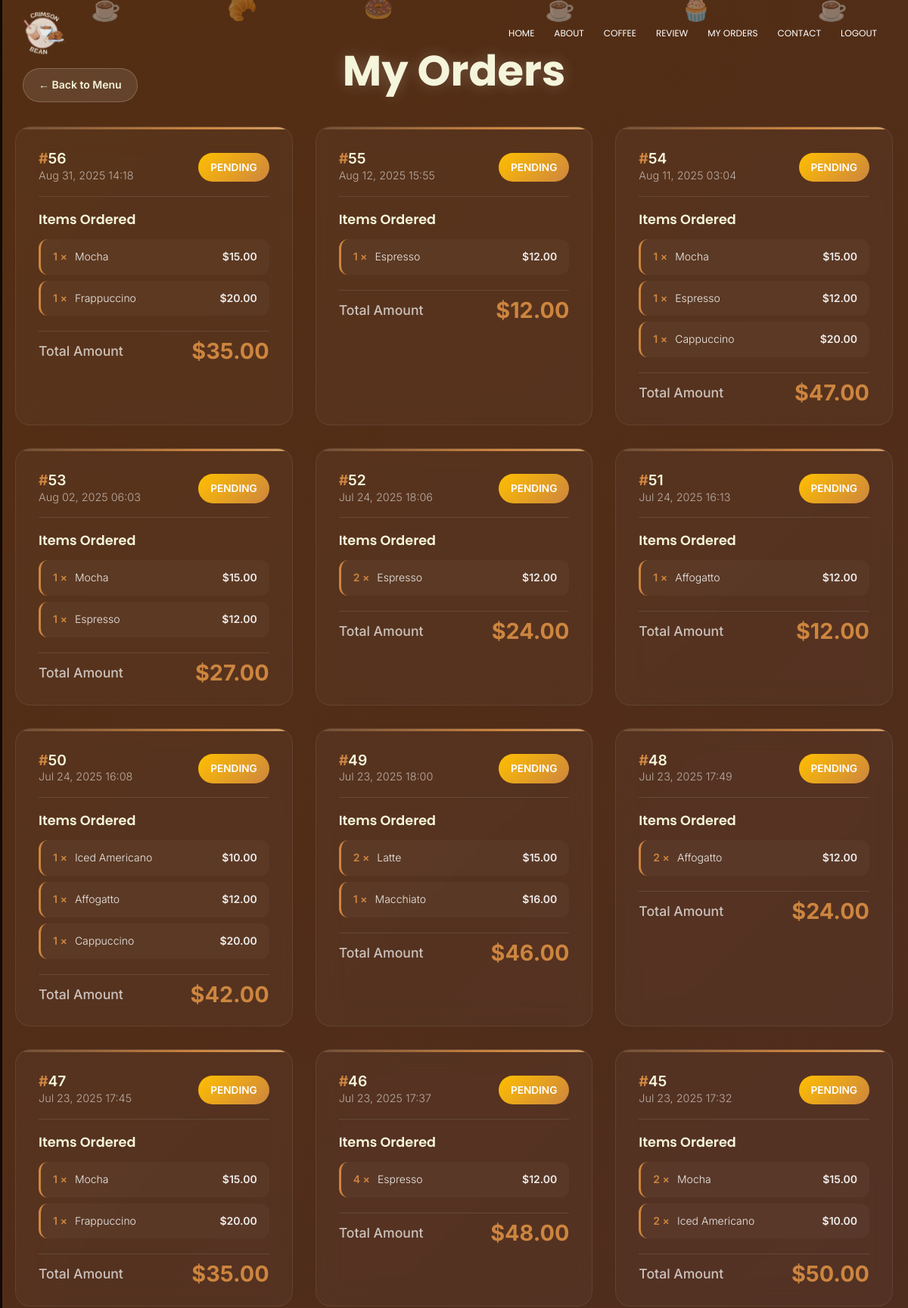
The page /my_orders/ (signed in, upper part) on the database its author committed.
### Koppee/models.py (models this page shows, shortened)
class Order(models.Model):
    STATUS_CHOICES = [
        ('Pending', 'Pending'),
        ('Processing', 'Processing'),
        ('Completed', 'Completed'),
        ('Cancelled', 'Cancelled'),
    ]
    user = models.ForeignKey(User, on_delete=models.CASCADE, related_name='orders')
    order_date = models.DateTimeField(auto_now_add=True)
    status = models.CharField(max_length=50, choices=STATUS_CHOICES, default='Pending')
    total_price = models.DecimalField(max_digits=10, decimal_places=2, default=0.00)
    class Meta:
        ordering = ['-order_date']

class OrderItem(models.Model):
    order = models.ForeignKey(Order, on_delete=models.CASCADE, related_name='items')
    coffee = models.ForeignKey(Coffee, on_delete=models.PROTECT)
    quantity = models.PositiveIntegerField(default=1)
    price = models.DecimalField(max_digits=10, decimal_places=2)  # Price at time of purchase

class Coffee(models.Model):
    name = models.CharField(max_length=100)
    price = models.DecimalField(max_digits=10, decimal_places=2)  # Changed from IntegerField
    description = models.TextField()
    image = models.ImageField(upload_to='coffee_images/')

### Koppee/views.py (the view)
# urls.py: path('my_orders/', views.my_orders_view, name='my_orders'),
@login_required
def my_orders_view(request):
    try:
        orders = Order.objects.filter(user=request.user)\
                   .prefetch_related(
                       'items',
                       'items__coffee'
                   )\
                   .order_by('-order_date')
        print(f"Found {orders.count()} orders for {request.user}")
        for order in orders:
            print(f"Order #{order.id} has {order.items.count()} items")
            for item in order.items.all():
                print(f" - {item.quantity}x {item.coffee.name} @ ${item.price}")
        return render(request, 'my_orders.html', {
            'orders': orders,
            'debug': True  # Optional for template debugging
        })
    except Exception as e:
        print(f"Error in my_orders_view: {str(e)}")
        messages.error(request, "Error loading your orders")
        return render(request, 'my_orders.html', {'orders': None})

### Koppee/templates/my_orders.html (shortened to what this page needs)
{% extends 'base.html' %}
{% load static %}
{% block "content" %}
<section class="section-gap">
    <div class="coffee-particles">
        <div class="coffee-emoji" style="left: 10%; animation-delay: 0s;">☕</div>
        <div class="coffee-emoji" style="left: 25%; animation-delay: 3s;">🥐</div>
        <div class="coffee-emoji" style="left: 40%; animation-delay: 6s;">🍩</div>
        <div class="coffee-emoji" style="left: 60%; animation-delay: 2s;">☕</div>
        <div class="coffee-emoji" style="left: 75%; animation-delay: 5s;">🧁</div>
        <div class="coffee-emoji" style="left: 90%; animation-delay: 8s;">☕</div>
    </div>
    <div class="container">
        <h2 class="mb-4">My Orders</h2>
        <a href="{% url 'create_order' %}" class="back-button">← Back to Menu</a>
        {% if orders %}
        <div class="orders-grid">
            {% for order in orders %}
            <div class="order-card" style="animation-delay: {{ forloop.counter0|divisibleby:2|yesno:'0.1s,0.2s' }};">
                <div class="order-header">
                    <div>
                        <div class="order-id">{{ order.id }}</div>
                        <div class="order-date">{{ order.order_date|date:"M d, Y H:i" }}</div>
                    </div>
                    <div class="order-status {{ order.status|lower }}">{{ order.status }}</div>
                </div>
                <div class="order-items">
                    <h4>Items Ordered</h4>
                    <ul class="items-list">
                        {% for item in order.items.all %}
                        <li>
                            <span class="item-quantity">{{ item.quantity }} ×</span>
                            <span class="item-name">{{ item.coffee.name }}</span>
                            <span class="item-price">${{ item.coffee.price }}</span>
                        </li>
                        {% empty %}
                        <li>No items in this order</li>
                        {% endfor %}
                    </ul>
                </div>
                <div class="order-total">
                    <span class="total-label">Total Amount</span>
                    <span class="total-amount">${{ order.total_price|floatformat:2 }}</span>
                </div>
            </div>
            {% endfor %}
        </div>
        {% endif %}
    </div>
</section>
{% endblock "content" %}

### static/templates/css/main.css (style rules this page uses)
body { color: #777777; font-family: "Poppins", sans-serif; font-size: 14px; font-weight: 300; line-height: 1.625em; position: relative; }
ol, ul { margin: 0; padding: 0; list-style: none; }
a { -webkit-transition: all 0.3s ease 0s; -moz-transition: all 0.3s ease 0s; -o-transition: all 0.3s ease 0s; transition: all 0.3s ease 0s; }
a, a:focus, a:hover { text-decoration: none; outline: 0; }
h1, h2, h3, h4, h5, h6 { font-family: "Poppins", sans-serif; color: #222222; line-height: 1.2em !important; margin-bottom: 0; margin-top: 0; font-weight: 600; }
h2, .h2 { font-size: 30px; }
h4, .h4 { font-size: 18px; }
h2 { font-size: 30px; }
h4 { font-size: 18px; }
h1, h2, h3, h4, h5, h6 { line-height: 1.5em; }
.section-gap { padding: 120px 0; }

### Koppee/templates/my_orders.html (style rules this page uses)
.section-gap { background: linear-gradient(135deg,rgb(84, 46, 18),rgb(76, 43, 34),rgb(165, 83, 15)); min-height: 100vh; padding: 60px 0; font-family: 'Inter', sans-serif; position: relative; overflow: hidden; }
.section-gap .container { position: relative; z-index: 2; max-width: 1200px; margin: 0 auto; padding: 0 20px; }
.section-gap h2 { color: #f5f5dc; font-size: 3.5rem; font-weight: 700; text-align: center; margin-bottom: 50px; text-shadow: 0 0 20px rgba(255, 255, 255, 0.2); position: relative; animation: titleGlow 2s ease-in-out infinite alternate; }
.coffee-particles { position: absolute; top: 0; left: 0; width: 100%; height: 100%; pointer-events: none; z-index: 0; }
.coffee-emoji { position: absolute; font-size: 2rem; animation: floatCoffee 20s linear infinite; opacity: 0.4; }
.orders-grid { display: grid; grid-template-columns: repeat(auto-fit, minmax(350px, 1fr)); gap: 30px; margin-top: 40px; }
.order-card { background: rgba(255, 255, 255, 0.03); backdrop-filter: blur(15px); border: 1px solid rgba(255, 255, 255, 0.08); border-radius: 20px; padding: 30px; position: relative; overflow: hidden; transition: all 0.3s ease; animation: slideUp 0.6s ease-out forwards; opacity: 0; transform: translateY(50px); }
.order-card::before { content: ''; position: absolute; top: 0; left: 0; right: 0; height: 3px; background: linear-gradient(90deg, #6f4e37, #cd853f, #d2b48c, #6f4e37); background-size: 200% 100%; animation: gradientShift 3s ease-in-out infinite; }
.order-header { display: flex; justify-content: space-between; align-items: center; margin-bottom: 20px; padding-bottom: 15px; border-bottom: 1px solid rgba(255, 255, 255, 0.1); }
.order-id { font-size: 1.2rem; font-weight: 600; color: #f5f5dc; }
.order-id::before { content: '#'; color: #cd853f; font-weight: bold; }
.order-date { font-size: 0.9rem; color: rgba(255, 255, 255, 0.6); }
.order-status { padding: 8px 16px; border-radius: 20px; font-size: 0.85rem; font-weight: 600; text-transform: uppercase; color: white; }
.order-status.pending { background: linear-gradient(135deg, #ffbf00, #cd853f); }
.order-items h4 { color: #f5f5dc; font-size: 1.1rem; margin-bottom: 15px; }
.items-list { list-style: none; padding: 0; margin: 0; }
.items-list li { display: flex; justify-content: space-between; background: rgba(255, 255, 255, 0.03); padding: 12px 16px; margin-bottom: 8px; border-radius: 12px; border-left: 3px solid #cd853f; color: rgba(255, 255, 255, 0.9); transition: all 0.3s ease; }
.item-quantity { font-weight: 600; color: #cd853f; }
.item-name { flex-grow: 1; padding: 0 10px; }
.item-price { font-weight: 600; }
.order-total { display: flex; justify-content: space-between; align-items: center; margin-top: 20px; padding-top: 15px; border-top: 1px solid rgba(255, 255, 255, 0.1); }
.total-label { color: rgba(255, 255, 255, 0.7); font-weight: 500; font-size: 1.1rem; }
.total-amount { color: #cd853f; font-size: 1.8rem; font-weight: 700; }
.back-button { position: absolute; top: 30px; left: 30px; background: rgba(255, 255, 255, 0.1); padding: 10px 20px; color: #f5f5dc; text-decoration: none; border-radius: 30px; font-weight: 600; transition: all 0.3s ease; border: 1px solid rgba(255, 255, 255, 0.2); }

### rows shown on the page
Order: id "56", order_date "Aug 31, 2025 14:18", status "PENDING", total_price "35.00"
OrderItem: quantity "1", coffee.name "Mocha", coffee.price "15.00"
OrderItem: quantity "1", coffee.name "Frappuccino", coffee.price "20.00"
Order: id "55", order_date "Aug 12, 2025 15:55", status "PENDING", total_price "12.00"
OrderItem: quantity "1", coffee.name "Espresso", coffee.price "12.00"
Order: id "54", order_date "Aug 11, 2025 03:04", status "PENDING", total_price "47.00"
OrderItem: quantity "1", coffee.name "Mocha", coffee.price "15.00"
OrderItem: quantity "1", coffee.name "Espresso", coffee.price "12.00"
OrderItem: quantity "1", coffee.name "Cappuccino", coffee.price "20.00"
Order: id "53", order_date "Aug 02, 2025 06:03", status "PENDING", total_price "27.00"
OrderItem: quantity "1", coffee.name "Mocha", coffee.price "15.00"
OrderItem: quantity "1", coffee.name "Espresso", coffee.price "12.00"
Order: id "52", order_date "Jul 24, 2025 18:06", status "PENDING", total_price "24.00"
OrderItem: quantity "2", coffee.name "Espresso", coffee.price "12.00"
Order: id "51", order_date "Jul 24, 2025 16:13", status "PENDING", total_price "12.00"
OrderItem: quantity "1", coffee.name "Affogatto", coffee.price "12.00"
Order: id "50", order_date "Jul 24, 2025 16:08", status "PENDING", total_price "42.00"
OrderItem: quantity "1", coffee.name "Iced Americano", coffee.price "10.00"
OrderItem: quantity "1", coffee.name "Affogatto", coffee.price "12.00"
OrderItem: quantity "1", coffee.name "Cappuccino", coffee.price "20.00"
Order: id "49", order_date "Jul 23, 2025 18:00", status "PENDING", total_price "46.00"
OrderItem: quantity "2", coffee.name "Latte", coffee.price "15.00"
OrderItem: quantity "1", coffee.name "Macchiato", coffee.price "16.00"
Order: id "48", order_date "Jul 23, 2025 17:49", status "PENDING", total_price "24.00"
OrderItem: quantity "2", coffee.name "Affogatto", coffee.price "12.00"
Order: id "47", order_date "Jul 23, 2025 17:45", status "PENDING", total_price "35.00"
OrderItem: quantity "1", coffee.name "Mocha", coffee.price "15.00"
OrderItem: quantity "1", coffee.name "Frappuccino", coffee.price "20.00"
Order: id "46", order_date "Jul 23, 2025 17:37", status "PENDING", total_price "48.00"
OrderItem: quantity "4", coffee.name "Espresso", coffee.price "12.00"
Order: id "45", order_date "Jul 23, 2025 17:32", status "PENDING", total_price "50.00"
OrderItem: quantity "2", coffee.name "Mocha", coffee.price "15.00"
OrderItem: quantity "2", coffee.name "Iced Americano", coffee.price "10.00"
